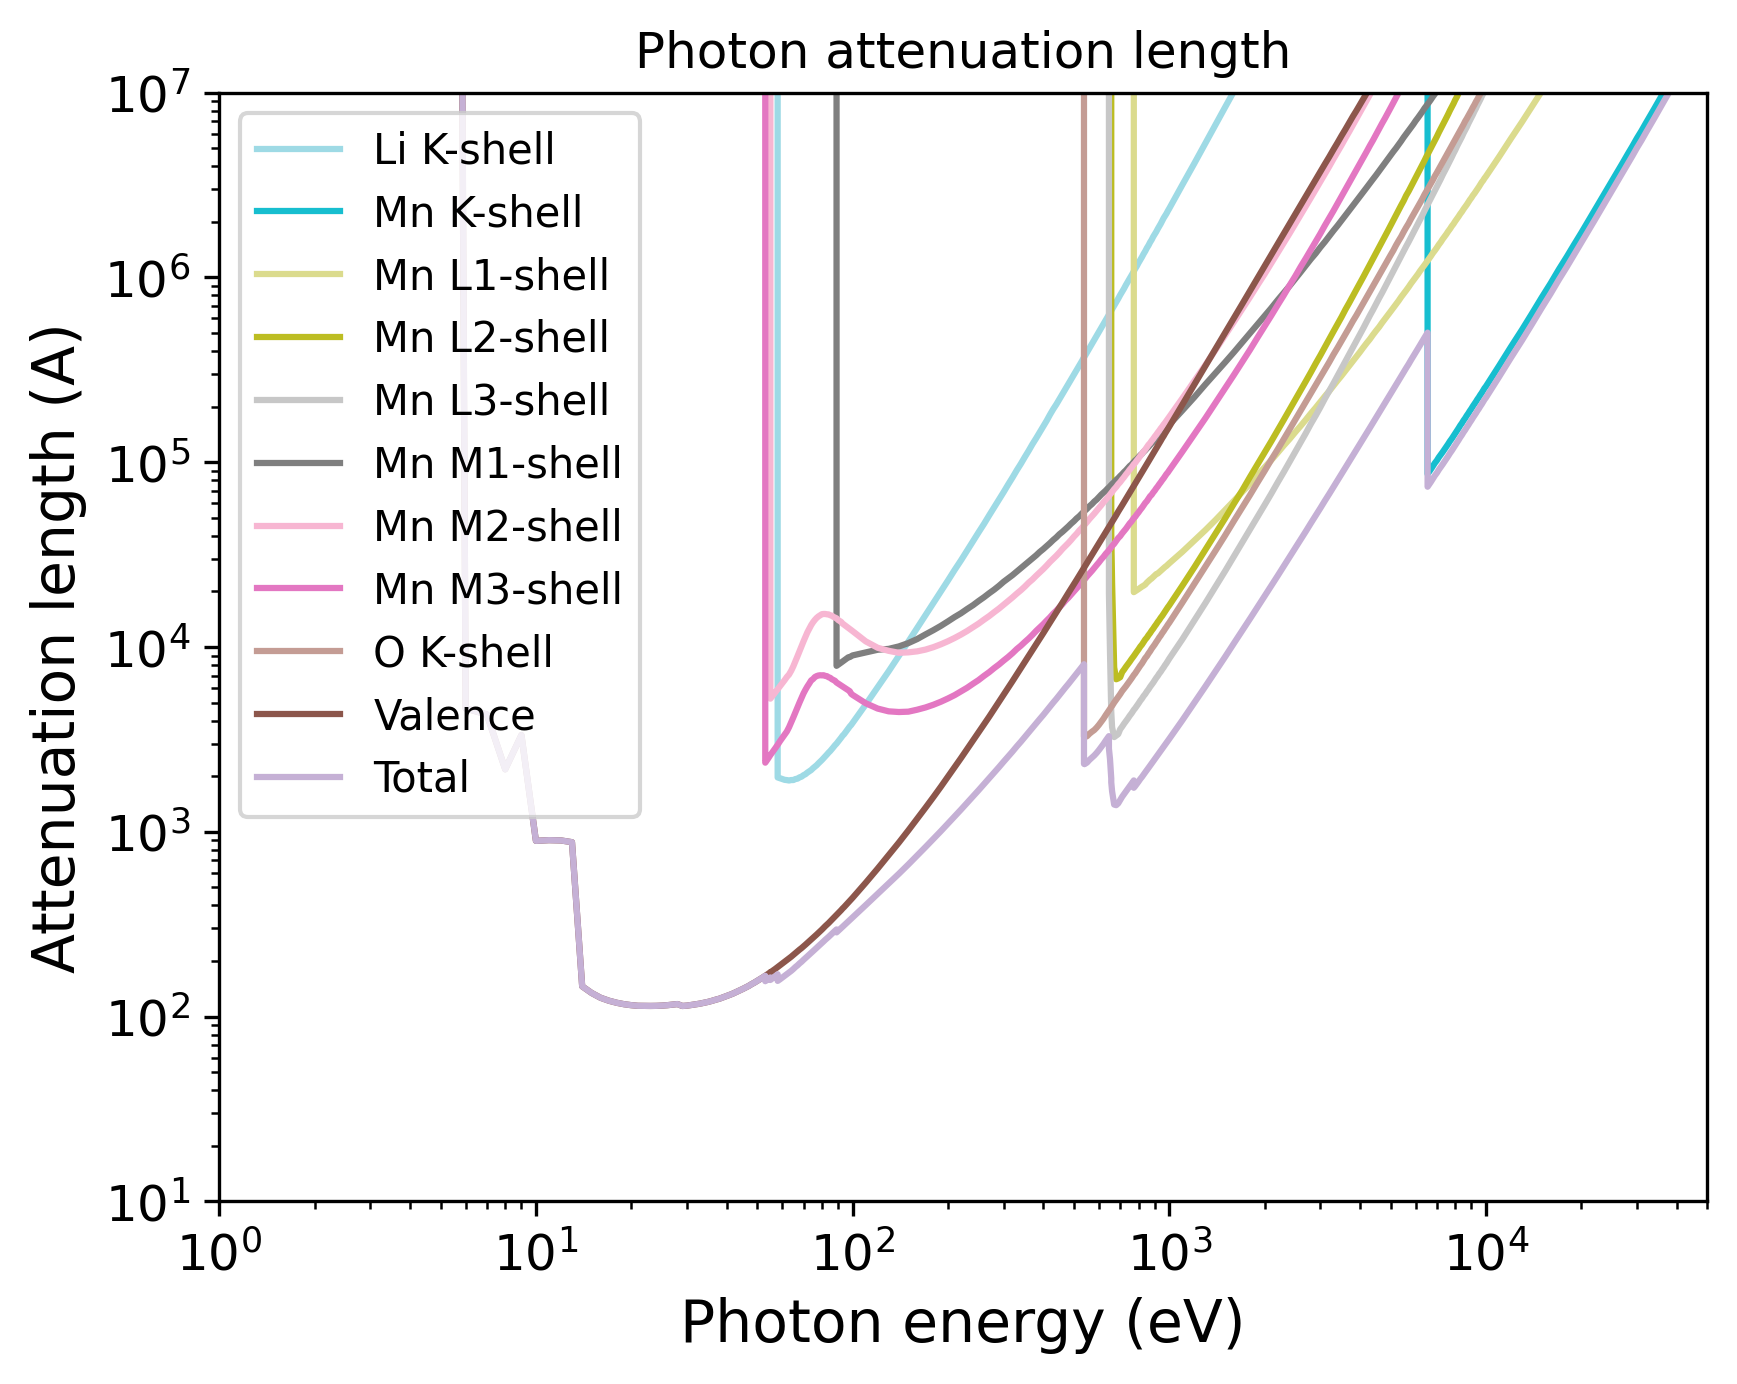

This figure's Python source:
import pandas as pd
import numpy as np
import matplotlib.pyplot as plt
import matplotlib.cm as cm
# Set the format:
plt.xlabel("Photon energy (eV)", fontsize=14)
plt.ylabel("Attenuation length (A)", fontsize=14)
plt.xticks(fontsize=12)
plt.yticks(fontsize=12)
plt.grid(False)
# Set the axes:
# Read the output file:
df = pd.read_csv(r"OUTPUT_LiMn2O4_Photon_IMFP.dat", sep=r'\s+', header=None, comment="#", skipinitialspace=True)
plt.xscale("log")
plt.yscale("log")
# Prepare the plot:
columns_to_plot = [1, 2, 3, 4, 5, 6, 7, 8, 9, 10, 11]
labels = ["Li K-shell", "Mn K-shell", "Mn L1-shell", "Mn L2-shell", "Mn L3-shell", "Mn M1-shell", "Mn M2-shell", "Mn M3-shell", "O K-shell", "Valence", "Total"]
# Create N distinct colors from a colormap
N = len(columns_to_plot)
colors = plt.cm.tab20(np.linspace(1, 0, 20))
# Set line styles:
linestyles = ["-", "-", "-", "-", "-", "-", "-", "-", "-", "-", "-"]
for i, col in enumerate(columns_to_plot):
    color = colors[i % len(colors)]
    ls    = linestyles[i % len(linestyles)]
    label = labels[i % len(labels)]
    plt.plot(df.iloc[:, 0], df.iloc[:, col],
    color=color,
    label=label,
    linestyle=ls)
plt.xlim(1.00000000,50000.00000000)
plt.ylim(10.00000000,10000000.00000000)
plt.title("Photon attenuation length")
plt.legend(loc="best", fontsize=10)
# Save the plot in this format:
plt.savefig("OUTPUT_MFP_photon.png", dpi=300, bbox_inches="tight")
